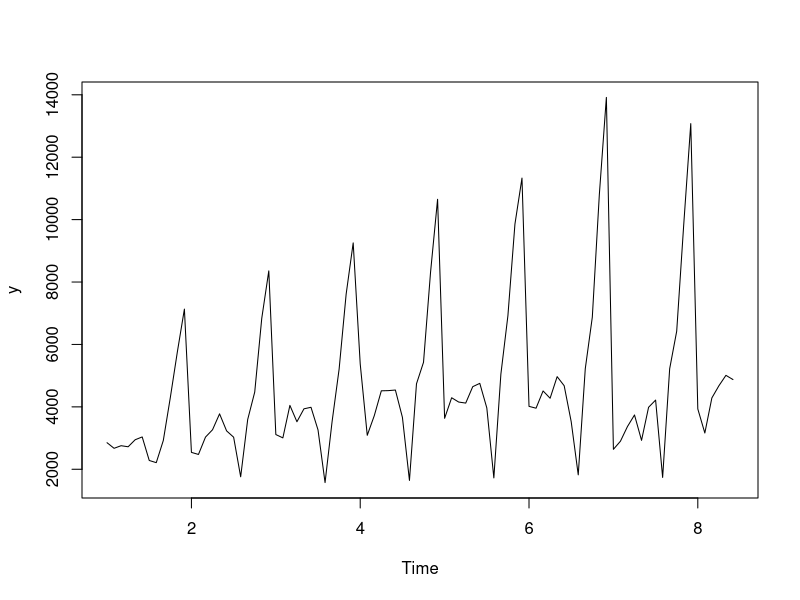
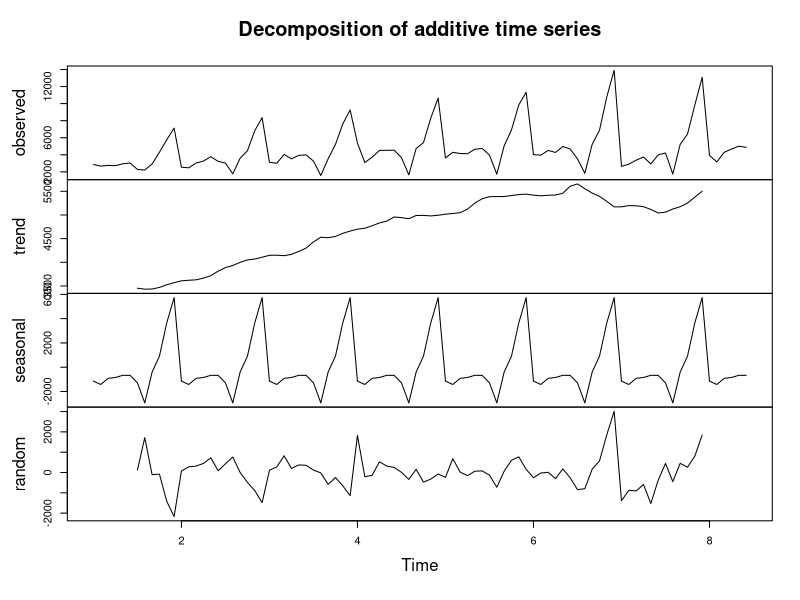
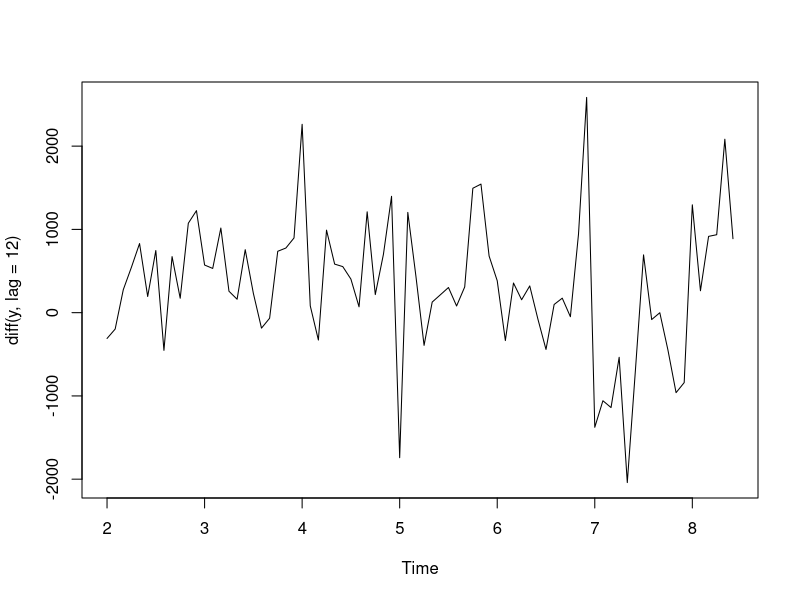
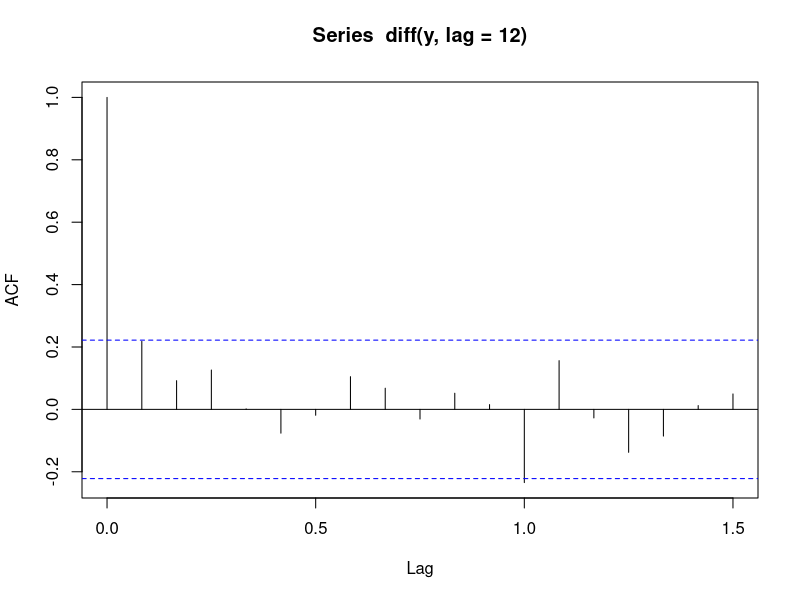
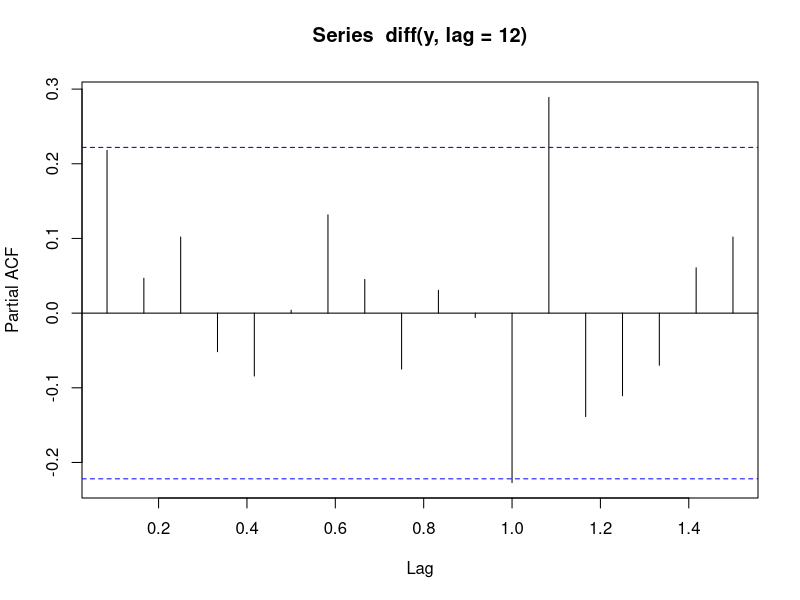
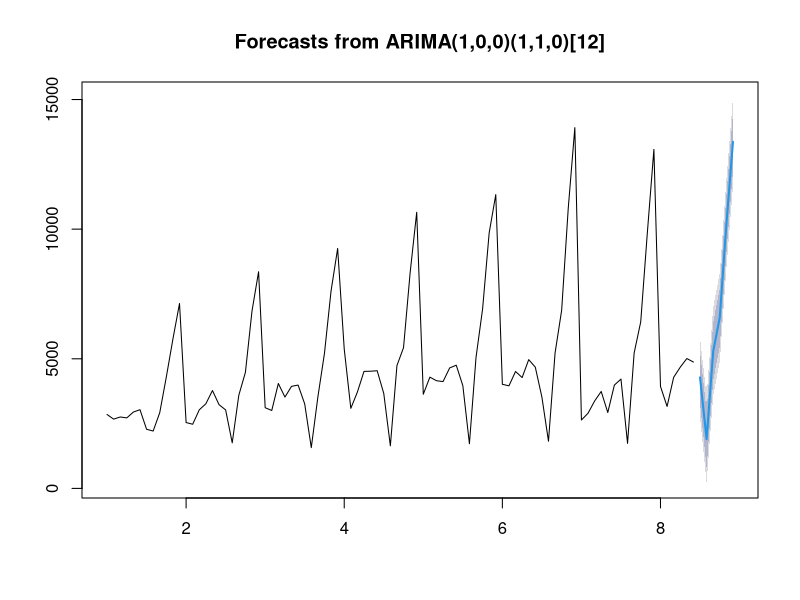
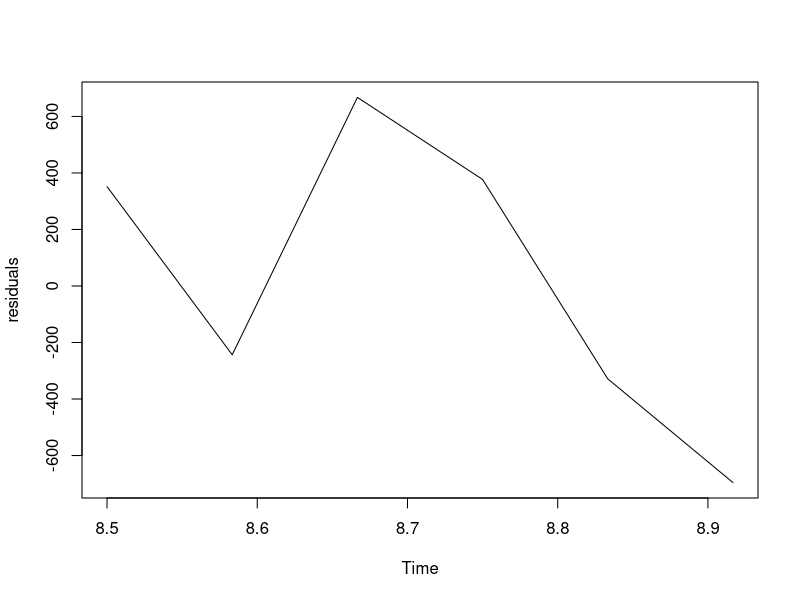
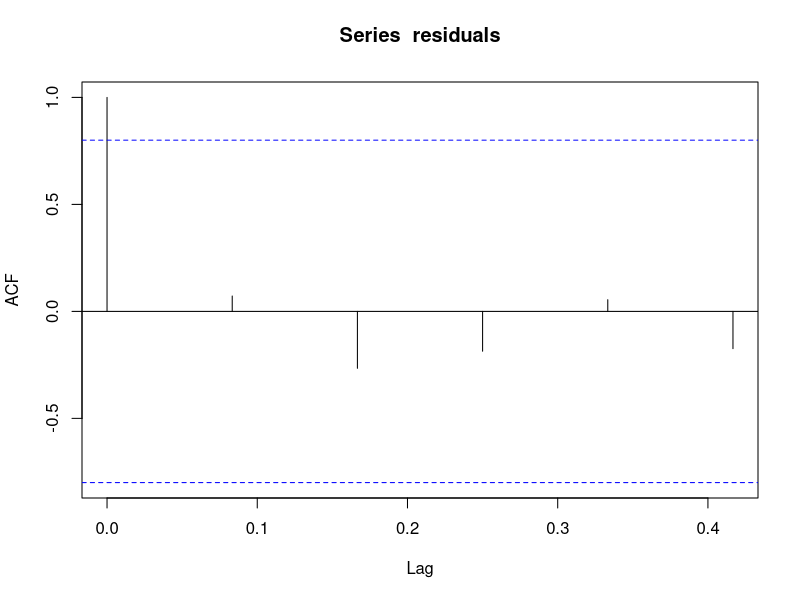

The R script that drew these images, in order:
library(tidyverse)
library(data.table)
library(forecast)
options(scipen = 99)

readxl::read_excel("data_raw/champagne-sales.xlsx") %>% 
  data.table() -> tbl

y = ts(tbl$`Champagne Sales`[-c(91:96)], start = c(1,1), frequency = 12)
trend = na.omit(decompose(y)$trend)
season = na.omit(decompose(y)$season)

plot(y)
plot(decompose(y))
plot(diff(y, lag = 12)) 
# Diferenciacao sazonal é suficiente para tornar a série estacionária,
# logo temos d = 0, D = 1.


acf(diff(y, lag = 12)) # correlacao positiva no primeiro lag
pacf(diff(y, lag = 12)) # correlacao positiva no 13º lag
# vamos tomar p = 1, P = 1

# model
fc = forecast(arima(y, c(1, 0, 0), c(1, 1, 0)), h = 6)
plot(fc)

residuals = tbl$`Champagne Sales`[91:96] - fc$mean
plot(residuals)
acf(residuals)


